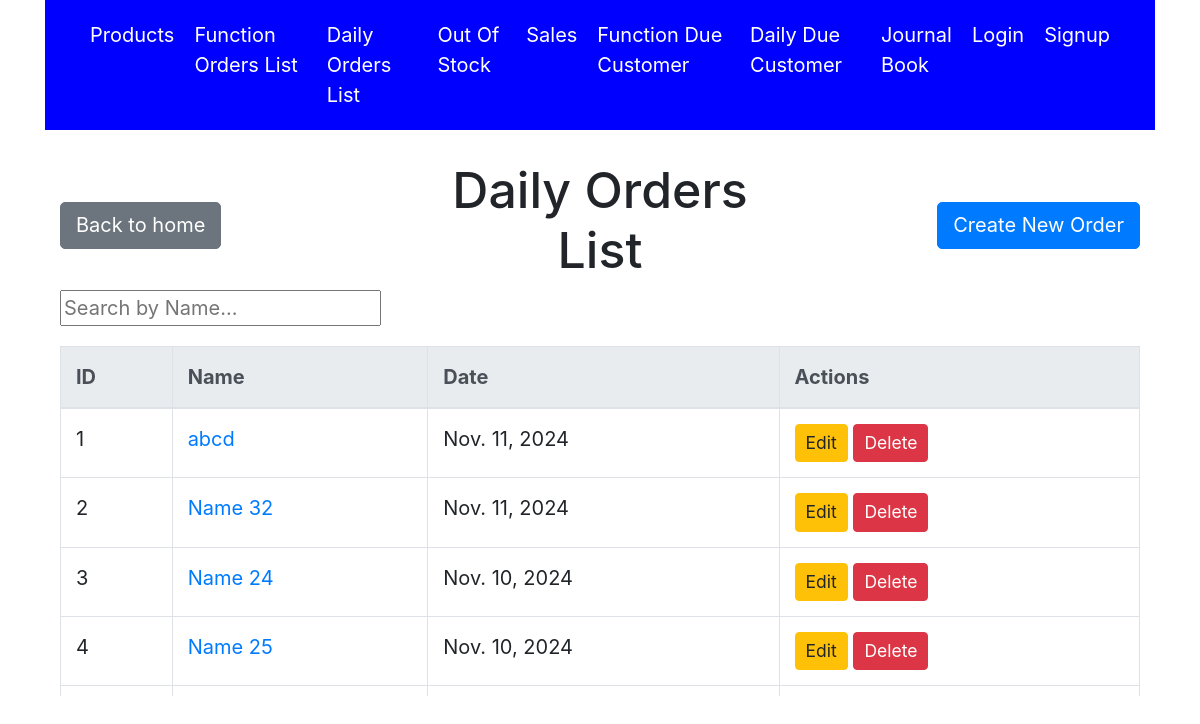
/orders/, run on an earlier commit of the app's database.
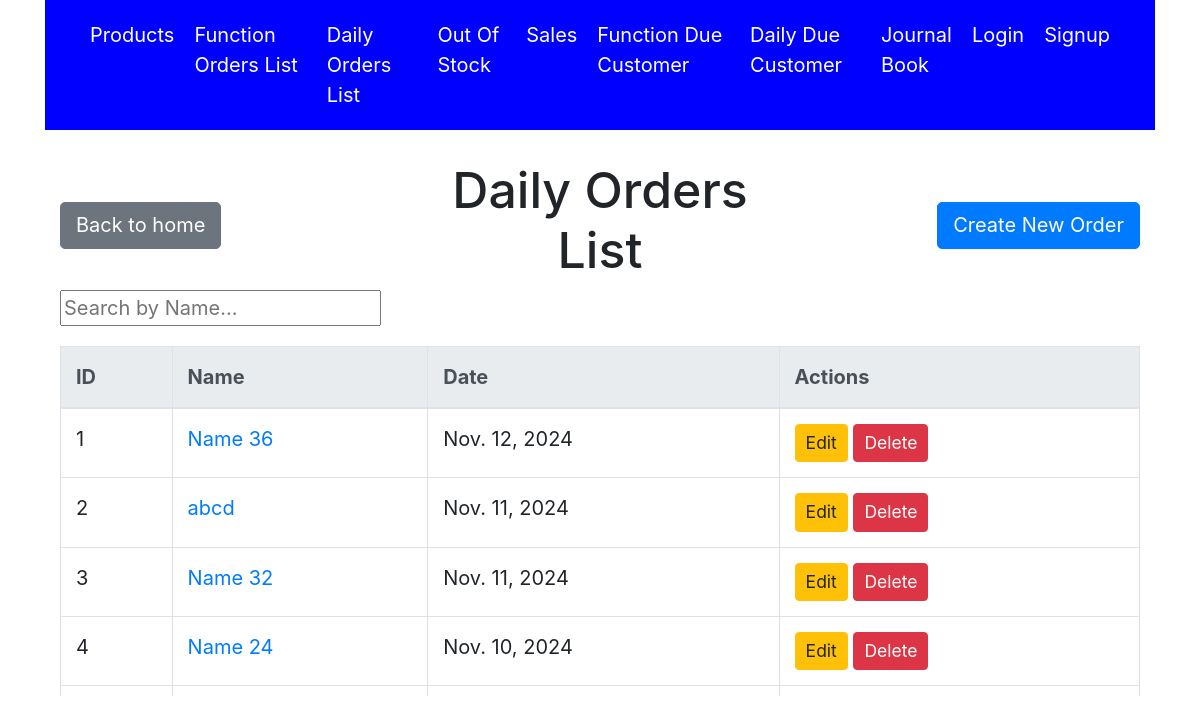
And on a later commit of the database.
### accounts/models.py (models this page shows, shortened)
class Orders(models.Model):
    name = models.CharField(max_length=255)
    date = models.DateField(default=timezone.now)
    is_function = models.BooleanField(default=True)

### accounts/views.py (the view)
# urls.py: path('orders/', views.orders_list, name='orders_list'),
def orders_list(request):
    orders = Orders.objects.filter(is_function=False).order_by('-date')  # '-' before 'date' indicates descending order
    query = request.GET.get('q', '')  # Get the search query from GET parameters
    if query:
        orders_list = Orders.objects.filter(name__istartswith=query).order_by('name')  # Filter by query
    else:
        orders_list = Orders.objects.all().order_by('name')  # Get all products if no query
    return render(request, 'orders_list.html', {'orders': orders, 'orders_list' : orders_list})

### accounts/templates/orders_list.html (shortened to what this page needs)
{% extends 'base.html' %}
{% block content %}
<head>
    <link rel="stylesheet" href="https://maxcdn.bootstrapcdn.com/bootstrap/4.5.2/css/bootstrap.min.css">
</head>
<body class="container">
    <div class="row align-items-center mt-4">
        <div class="col text-left">
            <a href="{% url 'home' %}" class="btn btn-secondary">Back to home</a>
        </div>
        <div class="col text-center">
            <h1>Daily Orders List</h1>
        </div>
        <div class="col text-right">
            <a href="{% url 'orders_create' %}?is_function=false" class="btn btn-primary">Create New Order</a>
        </div>
    </div>
    <div class="search-form mb-3">
        <input type="text" id="productSearch" placeholder="Search by Name..." onkeyup="searchProducts()">
    </div>
    <div class="table-wrapper">
        <table class="table table-bordered">
            <thead class="thead-light">
                <tr>
                    <th>ID</th>
                    <th>Name</th>
                    <th>Date</th>
                    <th>Actions</th>
                </tr>
            </thead>
            <tbody id="ordersTableBody">
                {% for order in orders %}
                    <tr class="order-item">
                        <td>{{ forloop.counter }}</td>
                        <td><a href="{% url 'orders_detail' order.id %}">{{ order.name }}</a></td>
                        <td>{{ order.date }}</td>
                        <td>
                            <a href="{% url 'orders_update' order.id %}" class="btn btn-warning btn-sm">Edit</a>
                            <form action="{% url 'orders_delete' order.id %}" method="POST" style="display:inline;">
                                <button type="submit" class="btn btn-danger btn-sm">Delete</button>
                            </form>
                        </td>
                    </tr>
                {% endfor %}
            </tbody>
        </table>
    </div>
</body>
{% endblock %}

What changed in the data, as far as the page shows it:
no longer on this page (row unchanged): Orders: name "Name 25", date "Nov. 10, 2024"
added Orders: name "Name 36", date "Nov. 12, 2024"
